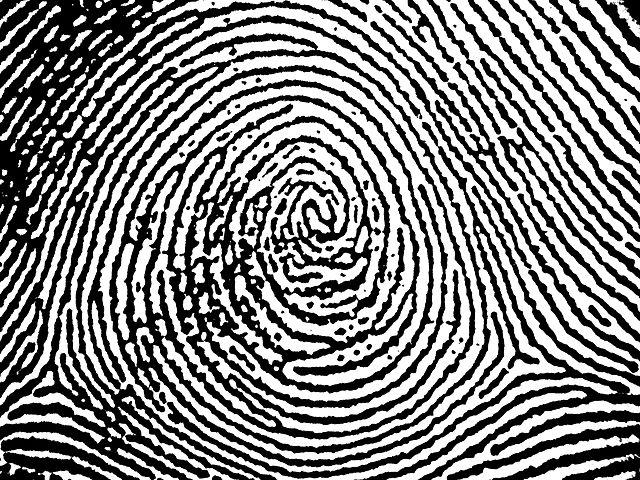
#> input picture week_11_image_processing/morphological_processing/img.jpg, 640 x 480 px, given in place of img.png, which was not available
$ jupyter execute --allow-errors Opening_and_Closing.ipynb   (shell and % lines are left out)   (text cells are left out)
#> lines starting #> are read from the running program, lines starting #| are printed output that depends on the picture; after the words box and inside, x2 and y2 are one past the last pixel; in counts of white or black regions, pixels touching at a corner belong together; pictures that were not available may be replaced by others from this repository, and a replacement may not be noted
[cell 1]
# Implementation
import cv2
import numpy as np
import matplotlib.pyplot as plt

[cell 2]
img = cv2.imread("img.png")
#> img is the input picture: shape (480, 640, 3); min 0, max 255, mean 132.3
img = cv2.cvtColor(img, cv2.COLOR_BGR2GRAY)
#> img: shape (480, 640)
ret, img = cv2.threshold(img, 127, 255,cv2.THRESH_BINARY)
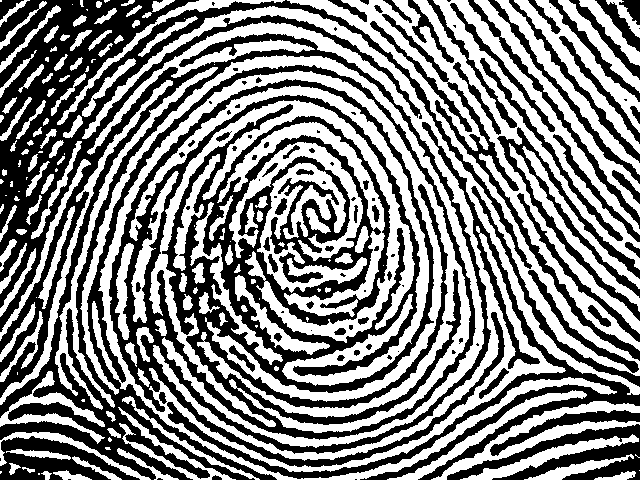
#> img: shape (480, 640); 51.9% white; 106 black regions (40 under 20 px), largest, box (x1, y1, x2, y2) and area: (0, 0, 532, 480) 101313, (167, 122, 640, 480) 9590, (447, 424, 640, 480) 4122
kernel = np.ones((4, 4), np.uint8)

# opening
opened = cv2.morphologyEx(img, cv2.MORPH_OPEN, kernel)
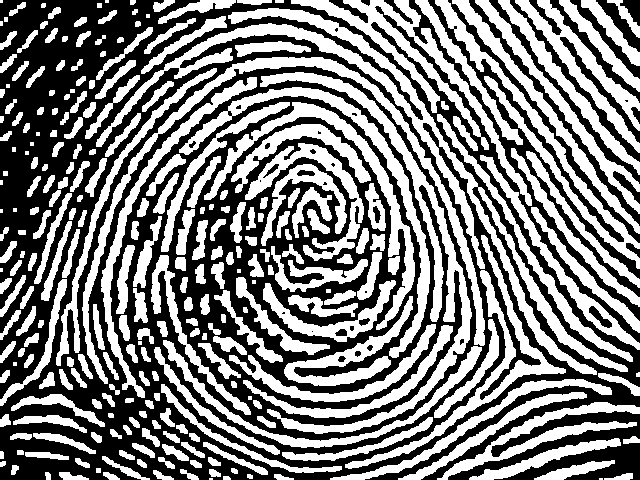
#> opened: shape (480, 640); 49.4% white; 287 white regions (20 under 20 px), largest, box (x1, y1, x2, y2) and area: (96, 8, 628, 375) 11896, (260, 72, 472, 434) 6853, (82, 57, 485, 384) 6285
# closing after opening
closed = cv2.morphologyEx(opened, cv2.MORPH_CLOSE, kernel)
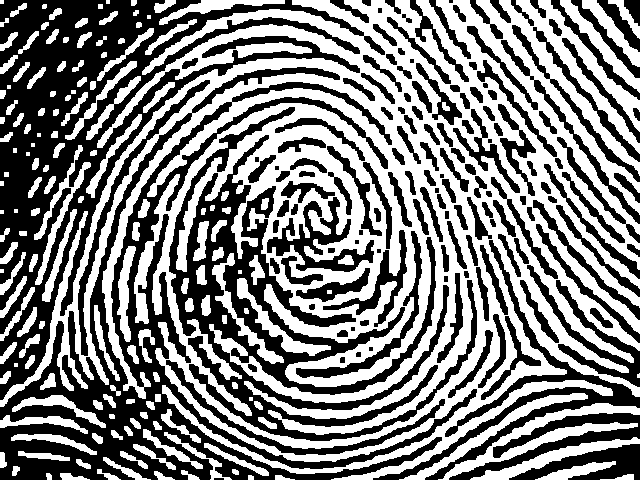
#> closed: shape (480, 640); 50.7% white; 154 black regions (9 under 20 px), largest, box (x1, y1, x2, y2) and area: (0, 0, 385, 400) 36296, (0, 67, 477, 480) 31563, (169, 107, 477, 441) 23055
fig = plt.figure(figsize=(30,20))

ax1 = fig.add_subplot(1, 3, 1)
ax1.imshow(img, cmap="gray")
ax1.set_title("Original")
ax2 = fig.add_subplot(1, 3, 2)
ax2.imshow(opened, cmap="gray")
ax2.set_title("After opening the original")
ax3 = fig.add_subplot(1, 3, 3)
ax3.imshow(closed, cmap="gray")
ax3.set_title("After closing the opened")
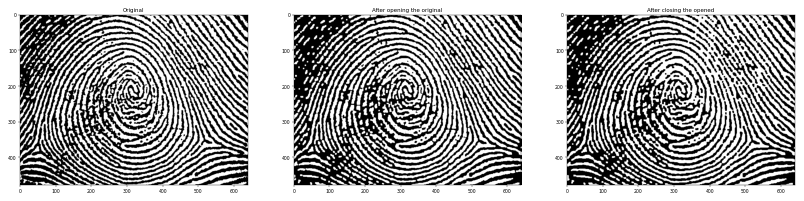
#> figure drawn by matplotlib, 3 panels
